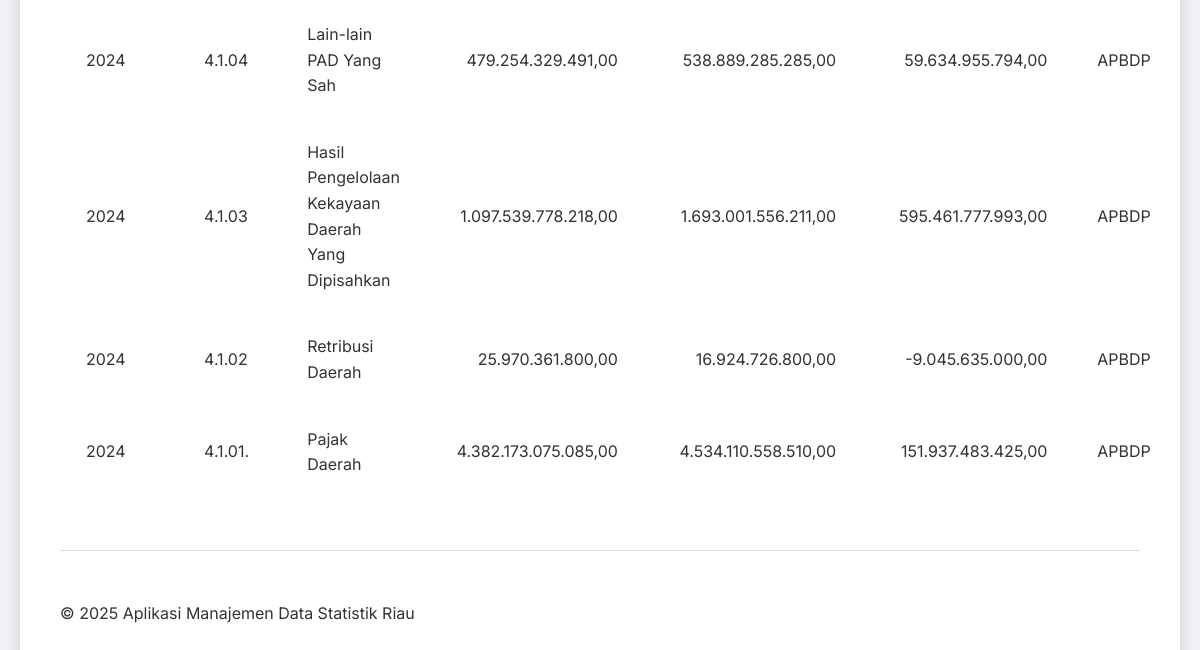
The app's page /pages/apbd-lampiran-satu/read.php?tahun=2024 (lower part), older data.
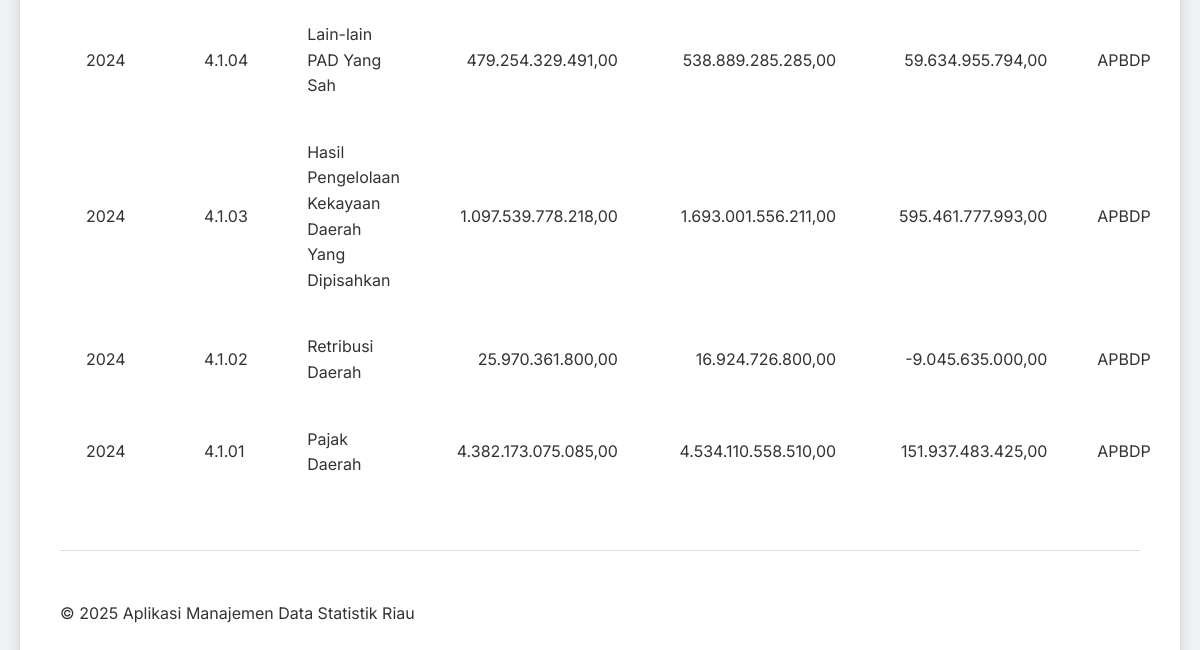
The same page, newer data.
### tables this page shows
CREATE TABLE `apbd_lampiran_1` (
  `id` int(11) NOT NULL,
  `tahun` int(5) DEFAULT NULL,
  `id_kode_urut` int(5) DEFAULT NULL,
  `jumlah_anggaran` decimal(18,2) DEFAULT NULL,
  `jumlah_perubahan` decimal(18,2) DEFAULT NULL,
  `id_jenis_apbd` int(5) DEFAULT NULL
);

CREATE TABLE `kode_urut` (
  `id` int(11) NOT NULL,
  `no_urut` varchar(11) DEFAULT NULL,
  `uraian` varchar(255) DEFAULT NULL,
  `akronim` varchar(255) DEFAULT NULL,
  `id_kode_level` int(11) DEFAULT NULL
);

CREATE TABLE `jenis_apbd` (
  `id` int(11) NOT NULL,
  `uraian` varchar(255) DEFAULT NULL,
  `akronim` varchar(255) DEFAULT NULL
);

### pages/apbd-lampiran-satu/read.php (the view, shortened to what this page needs)
<?php
include '../../config/database.php';
include '../../templates/header.php';
$selected_year = '';
if (isset($_GET['tahun']) && $_GET['tahun'] != '') {
    $selected_year = $_GET['tahun'];
}
$where_clause = "";
if ($selected_year != '') {
    $where_clause = " WHERE tahun= ?";
}
$sql = "SELECT a.id AS id, a.tahun AS tahun, b.no_urut AS kode, b.uraian AS nama_kode, jumlah_anggaran, jumlah_perubahan, c.nama_level AS level, d.akronim AS jenis_apbd
        FROM apbd_lampiran_1 AS a
        LEFT JOIN kode_urut AS b ON a.id_kode_urut = b.id
        LEFT JOIN kode_level AS c ON c.id = b.id_kode_level
        LEFT JOIN jenis_apbd AS d ON d.id = a.id_jenis_apbd
        " . $where_clause . "
        ORDER BY tahun, kode DESC";
$stmt = $conn->prepare($sql);
if ($selected_year != '') {
    $stmt->bind_param("s", $selected_year);
}
$stmt->execute();
$result = $stmt->get_result();
?>
<?php
if ($result->num_rows > 0):
?>
    <table>
        <tbody>
            <?php
            while ($row = $result->fetch_assoc()):
            ?>
                <tr>
                    <td><?php echo htmlspecialchars($row['tahun']); ?></td>
                    <td><?php echo htmlspecialchars($row['kode']); ?></td>
                    <td><?php echo htmlspecialchars($row['nama_kode']); ?></td>
                    <td style="text-align:right"><?php echo htmlspecialchars(number_format($row['jumlah_anggaran'] ?? 0, 2, ',', '.')); ?></td>
                    <td style="text-align:right"><?php echo htmlspecialchars(number_format($row['jumlah_perubahan'] ?? 0, 2, ',', '.')); ?></td>
                    <td style="text-align:right"><?php echo htmlspecialchars(number_format(($row['jumlah_perubahan'] - $row['jumlah_anggaran']) ?? 0, 2, ',', '.')); ?></td>
                    <td><?php echo htmlspecialchars($row['jenis_apbd']); ?></td>
                </tr>
            <?php endwhile; ?>
        </tbody>
    </table>
<?php else: ?>
    <p>Belum ada data.</p>
<?php endif; ?>
<?php
include '../../templates/footer.php';
?>

### templates/header.php (shortened to what this page needs)
<!DOCTYPE html>
<html lang="en">
<head>
    <link rel="stylesheet" href="../../templates/css/style.css">
</head>
<body>
    <div class="container">

### templates/footer.php
<hr>
<footer>
    <p>&copy; <?php echo date("Y"); ?> Aplikasi Manajemen Data Statistik Riau</p>
</footer>
</div>
</body>
</html>

### templates/css/style.css (style rules this page uses)
:root { --primary-color: #4A90E2; --primary-dark: #357ABD; --accent-color: #50E3C2; --secondary-accent: #FF6B6B; --tertiary-color: #FFC107; --text-dark: #333333; --text-light: #F8F8F8; --bg-light: #F0F2F5; --bg-dark: #2C3E50; --card-bg: #FFFFFF; --border-color: #DDDDDD; --input-bg: #F8F8F8; --shadow-light: 0 2px 8px rgba(0, 0, 0, 0.08); --shadow-medium: 0 4px 15px rgba(0, 0, 0, 0.12); --success-color: #28A745; --danger-color: #DC3545; --warning-color: #FFC107; --info-color: #17A2B8; --radius-base: 8px; --transition-fast: 0.2s ease-in-out; --transition-normal: 0.3s ease-in-out; --gradient-primary: linear-gradient(135deg, var(--primary-color) 0%, var(--primary-dark) 100%); --gradient-accent: linear-gradient(135deg, var(--accent-color) 0%, #34B79C 100%); --gradient-secondary-accent: linear-gradient(135deg, var(--secondary-accent) 0%, #FF8A8A 100%); --gradient-tertiary: linear-gradient(135deg, var(--tertiary-color) 0%, #FFA000 100%); }
body { font-family: 'Inter', sans-serif; background: var(--bg-light); margin: 0; padding: 0; line-height: 1.6; color: var(--text-dark); display: flex; justify-content: center; align-items: flex-start; min-height: 100vh; padding: 40px 0; box-sizing: border-box; overflow-x: hidden; overflow-y: auto; position: relative; }
body::before { content: none; }
.container { width: 90%; max-width: 1600px; margin: 0 auto; background: var(--card-bg); padding: 40px; box-shadow: var(--shadow-medium); border-radius: var(--radius-base); transition: transform var(--transition-normal); position: relative; z-index: 1; overflow: hidden; border: 1px solid var(--border-color); backdrop-filter: none; -webkit-backdrop-filter: none; }
.container::before, .container::after { content: none; }
hr { border: none; border-top: 1px solid var(--border-color); margin: 50px 0; position: relative; }
hr::before { content: none; }
table { width: 100%; border-collapse: separate; border-spacing: 0; margin-top: 40px; box-shadow: var(--shadow-glass); border-radius: var(--radius-base); overflow: hidden; background-color: rgba(255, 255, 255, 0.05); border: 1px solid rgba(255, 255, 255, 0.1); backdrop-filter: blur(10px); -webkit-backdrop-filter: blur(10px); }
table tbody tr:nth-child(even) { background-color: rgba(249, 250, 251, 0.03); }
table tbody tr:nth-child(odd) { background-color: rgba(255, 255, 255, 0.01); }
* { scrollbar-width: thin; scrollbar-color: #888888 #F0F2F5; }

Row changes from the older to the newer data that the page shows:
changed through a linked row, apbd_lampiran_1 "Pajak Daerah": id_kode_urut.no_urut "4.1.01." → "4.1.01"
